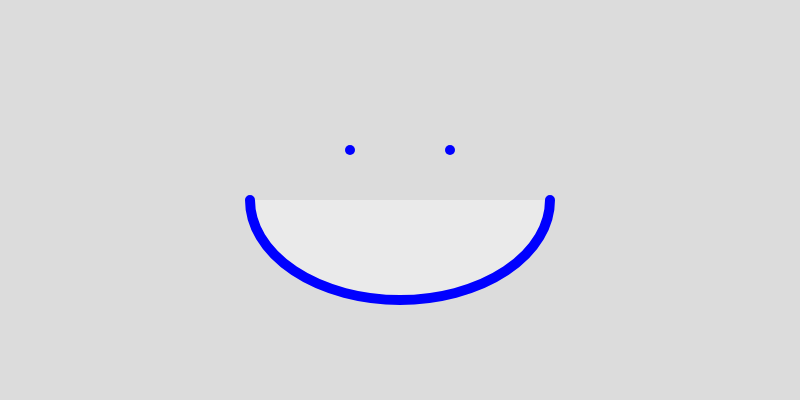
Frame 1 (no input)
Frame 60 (no input): identical to frame 1, image omitted
Frame 120 (the mouse pressed at the canvas centre since frame 60): identical to frame 1, image omitted

The p5.js sketch that drew this single still picture (run headless with seeded random() and noise() and a simulated clock; from frame 60 on, the mouse is pressed at the canvas centre):

// p5.js sketch
// ── sketch.js
function setup() {
  createCanvas(800, 400);

  // you can set the angle mode to DEGREES for using degrees instead of radians.
  angleMode(DEGREES);
}

function draw() {
  background(220);

  // if you successfully draw an arc, you can simply comment out the ellipse() function,
  // as it is just a guide for the arc.

  //stroke(255, 0, 255);
  //strokeWeight(1);
  //ellipse(width / 2, height / 2, 300, 200); // ellipse(x, y, w, h)

  fill(255, 100); // indicate the fill area of the arc
  stroke(0, 0, 255);
  strokeWeight(10);
  arc(width / 2, height / 2, 300, 200, 0, 180);

  // draw two points for eyes
  point(width / 2 - 50, 150);
  point(width / 2 + 50, 150);
}
